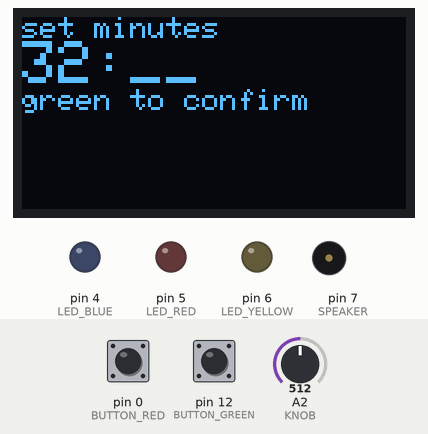
Simulated run of this sketch. Board: Arduino Uno, built with avr-gcc and run on an emulated ATmega328P. Parts: 128×64 one-colour display, output pins drawn as LEDs (lit = HIGH), buzzer (waves = sounding). Dashed ring = blinking. The test bench sets the inputs (shaded band); at power-on: pin 12 (BUTTON_GREEN) LOW, pin 0 (BUTTON_RED) LOW, A2 (KNOB) = 512. Random numbers use the default seed unless the sketch sets one.

Above: at 10.3 s.
10.4 s: pin 12 (BUTTON_GREEN) pulled HIGH for 0.15 s
At 11.1 s:
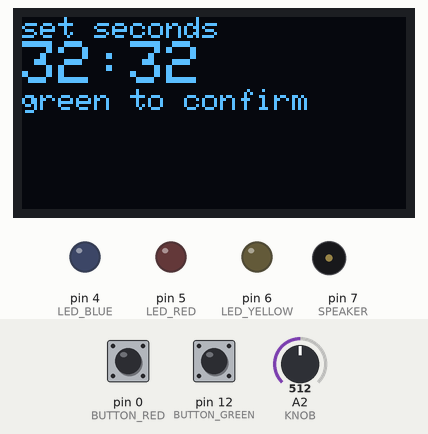
12.1 s: pin 12 (BUTTON_GREEN) pulled HIGH for 1 s
At 14.0 s:
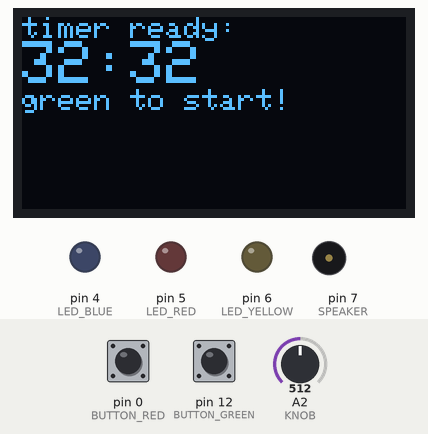
14.7 s: pin 12 (BUTTON_GREEN) pulled HIGH for 0.15 s
At 15.3 s:
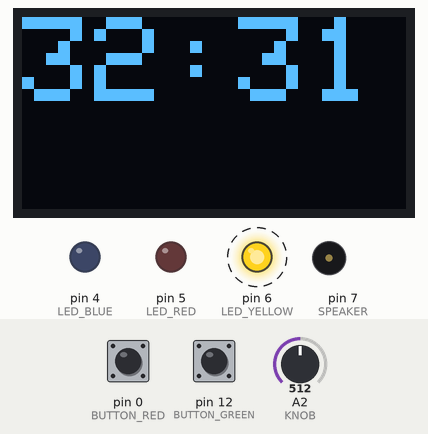
15.4 s: pin 12 (BUTTON_GREEN) pulled HIGH for 3.2 s
At 19.9 s:
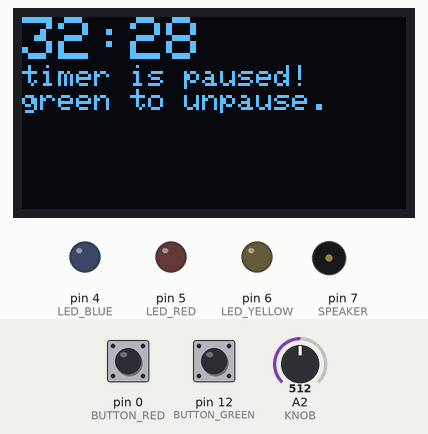
20.2 s: pin 0 (BUTTON_RED) pulled HIGH for 0.15 s
At 20.9 s:
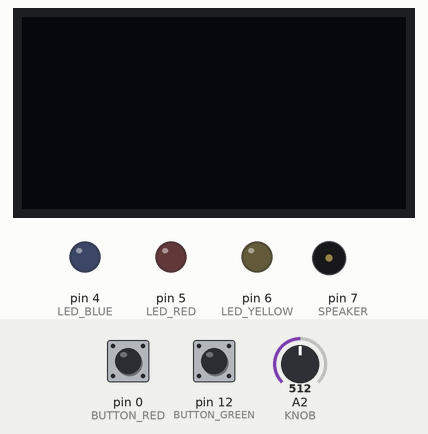
22.8 s: A2 (KNOB) set to 716
At 23.8 s:
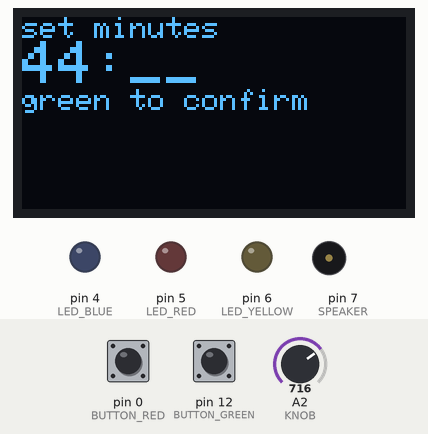
Timing chart, 0 to 25.3 s (numbered marks = the images above; inputs shaded):
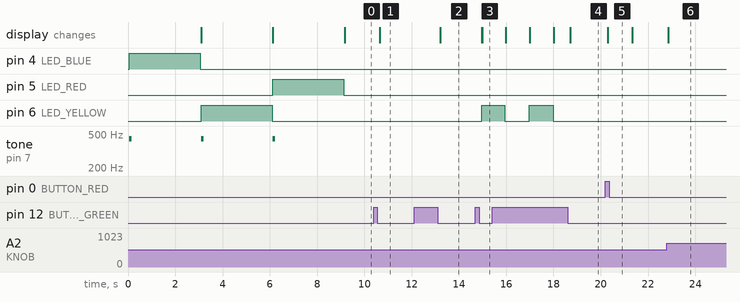

The sketch:

mom-timer_fw01.ino
```cpp
// (licence header left out)
#include <SPI.h>
#include <Wire.h>
#include <Bounce.h>
#include <Adafruit_GFX.h>
#include <Adafruit_SSD1306.h>

#define OLED_RESET 2
#define BUTTON_GREEN 12 //note that, uh, green is low when pressed
#define BUTTON_RED 0
#define SPEAKER 7
#define KNOB A2
#define LED_BLUE 4
#define LED_RED 5
#define LED_YELLOW 6

// set up OLED display and button debouncers
Adafruit_SSD1306 display(OLED_RESET);
Bounce buttonGreen = Bounce(BUTTON_GREEN, 10);
Bounce buttonRed = Bounce(BUTTON_RED, 10);

// input variables
int potState = 0;
int potStateScaled = 0; // scales input to 0-59
int buttonStateGreen = 0;
int buttonStateGreenPrev = 0;
int buttonStateRed = 0;
int buttonStateRedPrev = 0;

// timer variables
int seconds = 0;
int minutes = 0;
long previousMillis = 0;
int LEDflashstate = 0;


/* state variables
    MODE = 0: setup_seconds
    MODE = 1: setup_minutes
    MODE = 2: setup_confirm
    MODE = 3: run
    MODe = 4: pause
    MODe = 5: alarm
*/
int MODE = 0;

void setup() {
  display.begin(SSD1306_SWITCHCAPVCC, 0X3C);
  pinMode(BUTTON_GREEN, INPUT);
  pinMode(BUTTON_RED, INPUT);
  pinMode(KNOB, INPUT);
  pinMode(SPEAKER, OUTPUT);
  pinMode(LED_BLUE, OUTPUT);
  pinMode(LED_RED, OUTPUT);
  pinMode(LED_YELLOW, OUTPUT);

  randomSeed(500); // same alarm each time!

  showIntro();
  MODE = 0;
}

void loop() {
  unsigned long currentMillis = millis();
  getInputState();
  if(MODE == 0) { // setup_minutes
    digitalWrite(LED_BLUE, LOW);
    digitalWrite(LED_RED, LOW);
    digitalWrite(LED_YELLOW, LOW);
    minutes = scaleInput(potState);
    display.clearDisplay();
    display.setTextSize(1);
    display.setCursor(0,0);
    display.println("set minutes");
    display.setTextSize(2);
    display.print(minutes);
    display.println(":__");
    display.setTextSize(1);
    display.println("green to confirm");
    display.display();
    if ((buttonStateGreen == LOW) & (buttonStateGreenPrev == HIGH)) {
      MODE += 1;
      getInputState();
    }
  }

  if(MODE == 1) { // setup_seconds
    seconds = scaleInput(potState);
    display.clearDisplay();
    display.setTextSize(1);
    display.setCursor(0,0);
    display.println("set seconds");
    display.setTextSize(2);
    display.print(minutes);
    display.print(":");
    display.println(seconds);
    display.setTextSize(1);
    display.println("green to confirm");
    display.display();
    if ((buttonStateGreen == LOW) & (buttonStateGreenPrev == HIGH)) {
      MODE += 1;
      getInputState();
    }
  }

  if(MODE == 2) { // setup_confirm
    display.clearDisplay();
    display.setTextSize(1);
    display.setCursor(0,0);
    display.println("timer ready:");
    display.setTextSize(2);
    if (minutes < 10) {
      display.print("0");
    }
    display.print(minutes);
    display.print(":");
    if (seconds < 10) {
      display.print("0");
    }
    display.println(seconds);
    display.setTextSize(1);
    display.println("green to start!");
    display.display();
    if ((buttonStateGreen == LOW) & (buttonStateGreenPrev == HIGH)) {
      MODE += 1;
      getInputState();
    }
  }

  if(MODE == 3) { // run
    if((buttonStateGreen == LOW) & (buttonStateGreenPrev == HIGH)) {
      MODE += 1;
      getInputState();
    }

    display.clearDisplay();
    display.setTextSize(4);
    display.setCursor(0,0);
    if (minutes < 10) {
      display.print("0");
    }
    display.print(minutes);
    display.print(":");
    if (seconds < 10) {
      display.print("0");
    }
    display.println(seconds);
    display.display();
    if(currentMillis - previousMillis > 1000) { // "calibrated"...
      previousMillis = currentMillis;
      if (seconds % 2 == 0) {
        digitalWrite(LED_YELLOW, HIGH);
      }
      else {
        digitalWrite(LED_YELLOW, LOW);
      }
      if (seconds == 0) {
        minutes -= 1;
        seconds = 60;
      }
      seconds -= 1;

    }
    if((seconds == 0) & (minutes == 0)) {
      MODE = 5;
    }
  }

  if(MODE == 4) { // pause
    display.clearDisplay();
    display.setTextSize(2);
    display.setCursor(0,0);
    if (minutes < 10) {
      display.print("0");
    }
    display.print(minutes);
    display.print(":");
    if (seconds < 10) {
      display.print("0");
    }
    display.println(seconds);
    display.setTextSize(1);
    display.println("timer is paused!");
    display.println("green to unpause.");
    display.display();
    if((buttonStateGreen == LOW) & (buttonStateGreenPrev == HIGH)) {
      MODE -= 1;
      getInputState();

    }
    if((buttonStateRed == HIGH) & (buttonStateRedPrev == LOW)) {
      display.clearDisplay();
      display.display();
      delay(1000);
      MODE = 0;
      getInputState();
    }
  }

  else if(MODE == 5) { //Alarm mode
    display.clearDisplay();
    display.setTextSize(3);
    display.setCursor(0,0);
    display.println("ALARM!");
    display.setTextSize(1);
    display.println("green to reset.");
    display.display();
    if(currentMillis - previousMillis > 200) {
      previousMillis = currentMillis;
      if (LEDflashstate == 0) {
        digitalWrite(LED_BLUE, HIGH);
        digitalWrite(LED_RED, LOW);
        LEDflashstate = 1;
        tone(SPEAKER, random(200, 600), 200);
      }
      else {
        digitalWrite(LED_BLUE, LOW);
        digitalWrite(LED_RED, HIGH);
        LEDflashstate = 0;
        tone(SPEAKER, random(600, 1800), 200);
      }
    }
    if((buttonStateGreen == LOW) & (buttonStateRedPrev == HIGH)) {
      display.clearDisplay();
      display.display();
      delay(1000);
      MODE = 0;
      getInputState();
    }
  }

}

int scaleInput(int rawValue) {
  // okay, so this cuts out ~10% of the pot's range.. oh well, bitshifts are the best.
  if(rawValue < 960) {
    return rawValue >> 4;
  }
  else {
    return 59;
  }
}

void getInputState() {
  // store previous button values
  buttonStateGreenPrev = buttonStateGreen;
  buttonStateRedPrev = buttonStateRed;

  // update button and knob values
  buttonGreen.update();
  buttonRed.update();
  potState = analogRead(KNOB);
  buttonStateGreen = buttonGreen.read();
  buttonStateRed = buttonRed.read();
}

void showIntro() {
  // splash screen and operating instructions (includes delays)

  display.clearDisplay();
  display.setTextSize(2);
  display.setTextColor(WHITE);
  display.setCursor(0,0);
  display.println("mom-timer");
  display.setTextSize(1);
  display.println("firmware v0.1");
  display.println("merry xmas, mom");
  display.display();
  tone(SPEAKER, 440, 100);
  digitalWrite(LED_BLUE, HIGH);
  delay(3000);
  display.clearDisplay();
  digitalWrite(LED_BLUE, LOW);

  display.setCursor(0,0);
  display.println("TIMER SETUP MODE");
  display.println("set time with knob.");
  display.println("green to confirm");
  display.println("and start countdown.");
  display.display();
  tone(SPEAKER, 440, 100);
  digitalWrite(LED_YELLOW, HIGH);
  delay(3000);
  display.clearDisplay();
  digitalWrite(LED_YELLOW, LOW);

  display.setCursor(0,0);
  display.println("TIMER RUN MODE");
  display.println("green button pauses");
  display.println("and resets. red");
  display.println("button was miswired.");
  display.display();
  tone(SPEAKER, 440, 100);
  digitalWrite(LED_RED, HIGH);
  delay(3000);
  display.clearDisplay();
  digitalWrite(LED_RED, LOW);
}
```

Measured:
- after the input at 10.4 s, the display: changes after 0.26 s (image 1)
- after the input at 12.1 s, the display: changes after 1.1 s (image 2)
- after the input at 14.7 s, pin 6 (LED_YELLOW): LOW → HIGH after 0.26 s; the display: first changes after 0.26 s (image 3 shows a later state)
- after the input at 20.2 s, the display: changes after 0.10 s (image 5)
- after the input at 22.8 s, the display: changes after 0.06 s (image 6)
